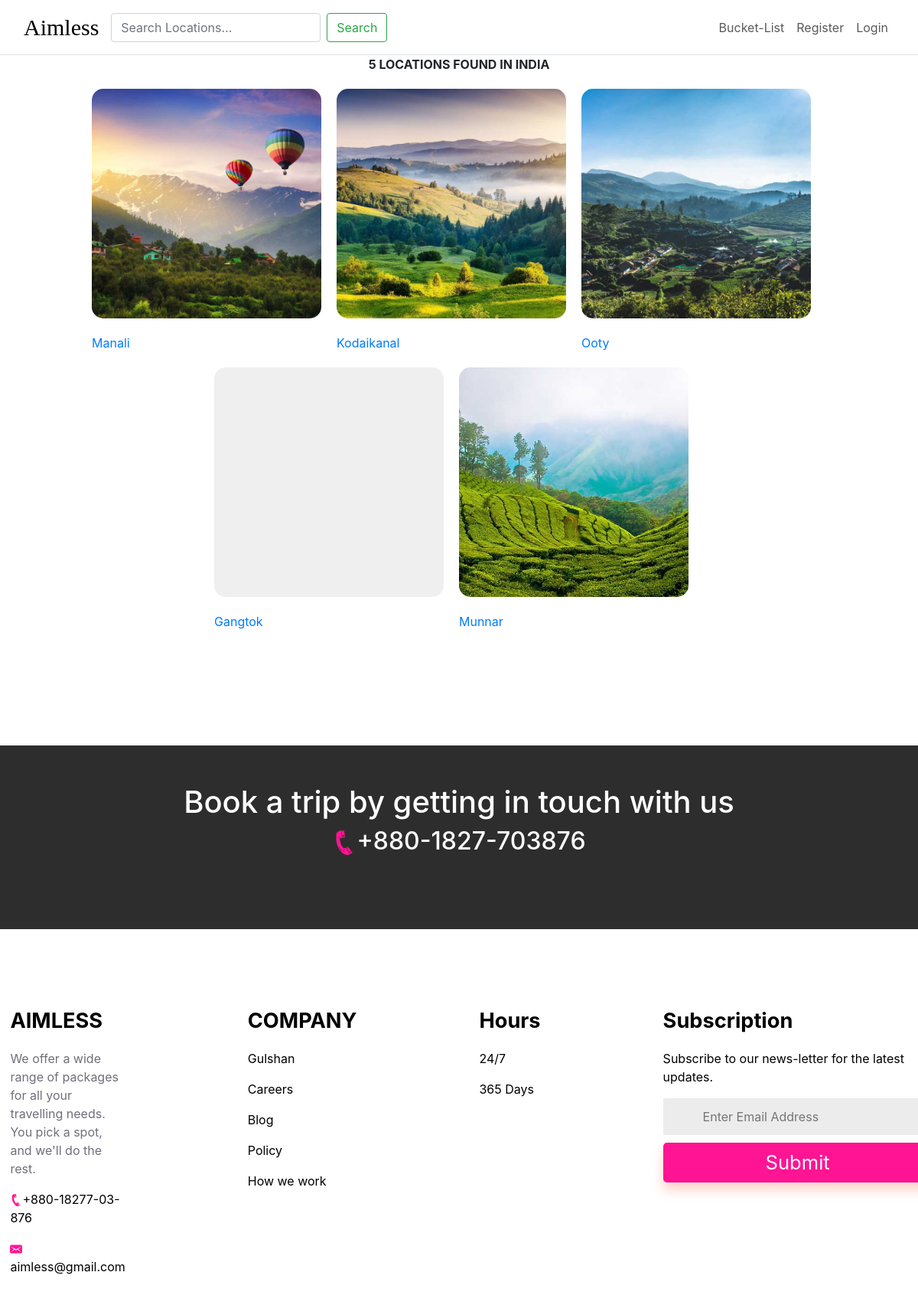
The page /country-locations/7 on the database its author committed.
### base/models.py (models this page shows, shortened)
class Country(models.Model):
    continent=models.ForeignKey(Continent, on_delete=models.CASCADE)
    name= models.CharField(max_length=30)
    class Meta:
        ordering=['name']

class Location(models.Model):
    continent = models.ForeignKey(Continent, on_delete=models.CASCADE)
    country= models.ForeignKey(Country, on_delete=models.CASCADE)
    name = models.CharField(max_length=80, unique=True)
    location_display_image=models.ImageField(upload_to='location_display_image/', null=True, blank=True)
    price = models.DecimalField(max_digits=10, decimal_places=0, default=0, null= True, blank=True)

### base/views.py (the view)
# urls.py: path('country-locations/<str:pk>', views.Country_LocationsView.as_view(), name= 'country-locations'),
class Country_LocationsView(View):
    template_name='base/country_locations.html'
    def get(self,request, pk):
        country = Country.objects.get(id=pk)
        country_locations = Location.objects.filter(country=country)
        country_locations_count=country_locations.count()
        context = {'country_locations': country_locations, 'country': country, 'country_locations_count':country_locations_count}
        return render (request,self.template_name , context)

### base/templates/base/country_locations.html
{% extends 'main.html' %}
{% block content %}
{% load static %}
<link rel="stylesheet" type="text/css" href={% static 'css/home.css'%}>
<center><strong> {{country_locations_count}}  LOCATIONS FOUND IN     {{country.name}}</strong></center>
<div class="location_button">
    {% for location in country_locations %}
    <div>
        <a href="{% url 'location' location.id %}">
            <button id="continent_locations" style="background-image: url({{location.location_display_image.url}});"></button> <br><span>{{location.name}}</span>
        </a>
    </div>
    {% endfor %}
</div>
{% endblock content %}

### static/css/home.css (style rules this page uses)
.location_button { display: flex; justify-content: center; align-items: center; flex-wrap: wrap; }
#continent_locations { background-size: cover ; background-repeat: no-repeat; background-position: center; width: 300px; height: 300px; margin: 20px; margin-left: 0; border: 0px; border-radius: 15px; justify-content: flex-end; align-items: center; border-color: brown; }
a:link { text-decoration: none; }

### rows shown on the page
Country: name "INDIA"
Location: location_display_image (picture), name "Manali"
Location: location_display_image (picture), name "Kodaikanal"
Location: location_display_image (picture), name "Ooty"
Location: name "Gangtok"
Location: location_display_image (picture), name "Munnar"

### other values the page prints
{{ country_locations_count }} "5"
